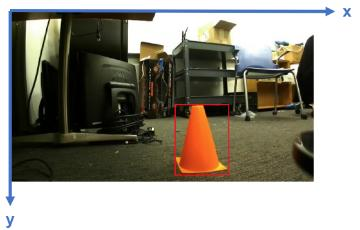
#> input picture racing/media/image_axis_convention.jpg, 360 x 230 px
$ python -i lookahead_detection.py   (imports and definitions only)
#> lines starting #> are read from the running program, lines starting #| are printed output that depends on the picture; after the words box and inside, x2 and y2 are one past the last pixel; in counts of white or black regions, pixels touching at a corner belong together
#> further down, picture is the input picture: shape (230, 360, 3); mean B, G, R 136.3, 147.2, 150.7
import cv2
import numpy as np
import pdb
import os
#################### X-Y CONVENTIONS #########################
# 0,0  X  > > > > >
#
#  Y
#
#  v  This is the image. Y increases downwards, X increases rightwards
#  v  Please return bounding boxes as ((xmin, ymin), (xmax, ymax))
#  v
#  v
#  v
###############################################################

# [8 lines left out: function image_print, not called in this run]

def get_lines(img):
    """
    Returns the list of lines in the images computed by the Hough transform
    """
    # First blur the image a bit for edge detection purposes
    kernel_width = 5
    kernel = np.ones((kernel_width,kernel_width),np.float32)/(kernel_width*kernel_width)
    img = cv2.filter2D(img,-1,kernel)
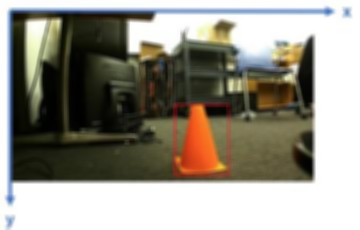
#> img: shape (230, 360, 3); mean of channels 0, 1, 2 136.3, 147.2, 150.7; drawn as B, G, R

    # Create a mask. Threshold the RGB image to get only the white pixels
    lower_white = np.array([170, 170, 170])
    upper_white = np.array([255, 255, 255])

    img_edges = cv2.inRange(img, lower_white, upper_white)
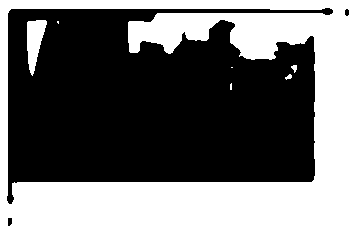
#> img_edges: shape (230, 360); 43.4% white; 7 white regions (3 under 20 px), largest, box (x1, y1, x2, y2) and area: (0, 0, 360, 230) 35200, (27, 20, 47, 76) 674, (291, 65, 297, 73) 30, (285, 74, 292, 80) 25

    # image_print(img_edges)

    # edge detection
    min_thresh = 150
    max_thresh = 200
    img_edges = cv2.Canny(img_edges,min_thresh,max_thresh)
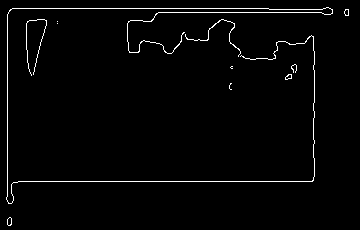
#> img_edges: shape (230, 360); 2.1% white in thin lines or dots

    # # Cut out the top portion of the image
    mask_portion = 0.25
    mask = np.zeros_like(img_edges)
    mask[int(mask_portion * mask.shape[0]):] = 1
    img_edges *= mask
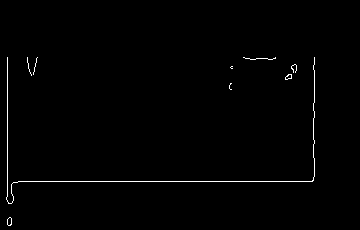
#> img_edges: shape (230, 360); 0.89% white in thin lines or dots, all inside (x1, y1, x2, y2) = (6, 57, 315, 226)

    # hough transform
    rho = 1
    theta = np.pi/180
    intersect_thresh = 100
    lines = cv2.HoughLines(img_edges, rho, theta, intersect_thresh, None, 0, 0)
#> lines = [[181, 1.57], [7, 0]]

    return lines

# [131 lines left out: functions draw_lines, filter_lines, get_lookahead_pixel, lookahead_px_from_img, not called in this run]

>>> import cv2
>>> picture = cv2.imread('../media/image_axis_convention.jpg')
>>> result = get_lines(picture)
#> result = [[181, 1.57], [7, 0]]
